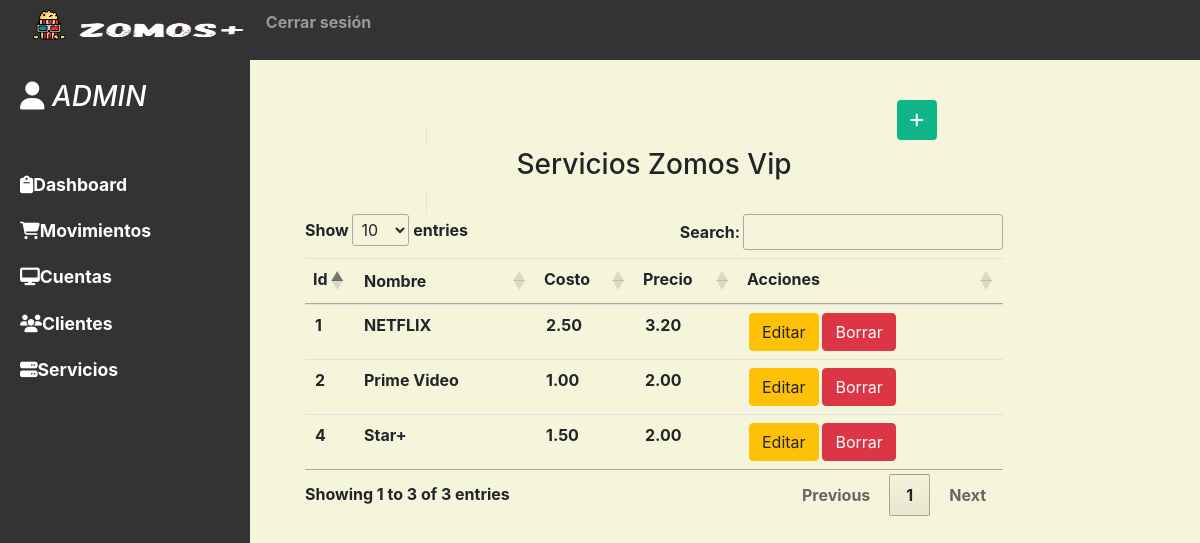
The page /vista/view_servicios.php (signed in) on the database its author committed.
### tables this page shows
CREATE TABLE IF NOT EXISTS `servicios` (
  `id_servicio` int(10) NOT NULL AUTO_INCREMENT,
  `nombre` varchar(50) NOT NULL DEFAULT '',
  `costo` decimal(20,2) NOT NULL DEFAULT 0.00,
  `precio` decimal(20,2) NOT NULL DEFAULT 0.00,
  PRIMARY KEY (`id_servicio`)
);

### modelo/conectar.php (called while the page is built)
<?php
   class Conectar{
       public static function conexion(){
           try{
               $conexion = new PDO('mysql:host=localhost; dbname=zomosvip;port=3306', 'datasis', '');
               $conexion->setAttribute(PDO::ATTR_ERRMODE, PDO::ERRMODE_EXCEPTION);
               $conexion->exec("SET CHARACTER SET UTF8");
           }catch(Exception $e){
              echo("Error al conectar " . $e->getMessage());
               echo "Linea del error " . $e->getLine();
           }
           return $conexion;
       }
   }

### modelo/modelo_servicios.php (called while the page is built, shortened)
<?php
class Servicios {
    public function __construct(){
        require_once("../modelo/conectar.php");
        $this->conexion = Conectar::conexion();
    }
    public function get_servicios(){
        $sql = 'SELECT id_servicio, nombre,costo,precio from servicios ';
        $st = $this->conexion->prepare($sql);
        $st->execute();
        $cliente = $st->fetchAll();
        return $cliente;
    }
}
?>

### vista/view_servicios.php (the view, shortened to what this page needs)
<?php
  include('templates/header1.php');
  include('nav_bar.php');
  include('../modelo/modelo_servicios.php');
 $servicio = new Servicios();
 $matrizservicio= $servicio->get_servicios();
  ?>
<?php   include('templates/sider.php');?>
<div id="content">
<div class='container-fluid'>
    <div class='row'>
        <div class='col-sm-2'></div>
        <div class='col-sm-8' id='panel_mostrar'>
            <br>
            <tabla class="table table-striped table-bordered" style="width:100%">
                <thead>
                    <tr>
                        <td class='p-4' colspan='4'>
                            <p class='h3 text-center'>Servicios Zomos Vip</p>
                        </td>
                    </tr>
                </thead>
                </div>
                    <button type="button" class="btn btn-secundary" data-toggle="modal" data-target="#exampleModal" data-whatever="@mdo"><i class="fa-solid fa-plus"></i></button>
                </div>
                <table class='table mt-2' id='tmovi'>
                    <thead>
                        <tr>
                            <td class='p-2'>Id</td>
                            <td >Nombre</td>
                            <td class='p-2'>Costo</td>
                            <td class='p-2'>Precio</td>
                            <td class='p-2' >Acciones</td>
                        </tr>
                    </thead>
                    <tbody>
                    <?php foreach($matrizservicio as $registro){?>
                     <tr>
                      <td><?=$registro["id_servicio"]?></td>
                      <td><?=$registro["nombre"]?></td>
                      <td><?=$registro["costo"]?></td>
                      <td><?=$registro["precio"]?></td>
                      <td>
                        <button type="button" name="editar"  class="btn btn-warning btn-xs editar" data-toggle="modal" data-target="#edit<?php echo $registro['id_servicio'];?>" data-whatever="@mdo">Editar</button>
                      <button type="button" name="borrar" class="btn btn-danger btn-xs borrar"  data-toggle="modal" data-target="#delete<?php echo $registro['id_servicio'];?>" data-whatever="@mdo">Borrar</button></td>
                     </tr>
                     <?php include 'view_modalservicio.php'; ?>
                     <?php } ?>
                    </tbody>
                </table>
        </div>
        <div class='col-sm-2'></div>
    </div>
</div>

### assets/css/style.css (style rules this page uses)
body.view-inicio { background-size: 100vw 100vh; background-repeat: no-repeat; overflow: hidden; }
.container-fluid { width: 100%; padding-right: 15px; padding-left: 15px; margin-right: auto; margin-left: auto; }
.btn-secundary { height: 40px; color: #fff; background-color:#10B489; }
#content { width: 100%; padding: 40px; min-height: 100vh; transition: all 0.3s; display: flex; background-color: beige; }

### rows shown on the page
servicios: id_servicio "1", nombre "NETFLIX", costo "2.50", precio "3.20"
servicios: id_servicio "2", nombre "Prime Video", costo "1.00", precio "2.00"
servicios: id_servicio "4", nombre "Star+", costo "1.50", precio "2.00"

### other values the page prints
$_SESSION['usuario'] "ADMIN"
